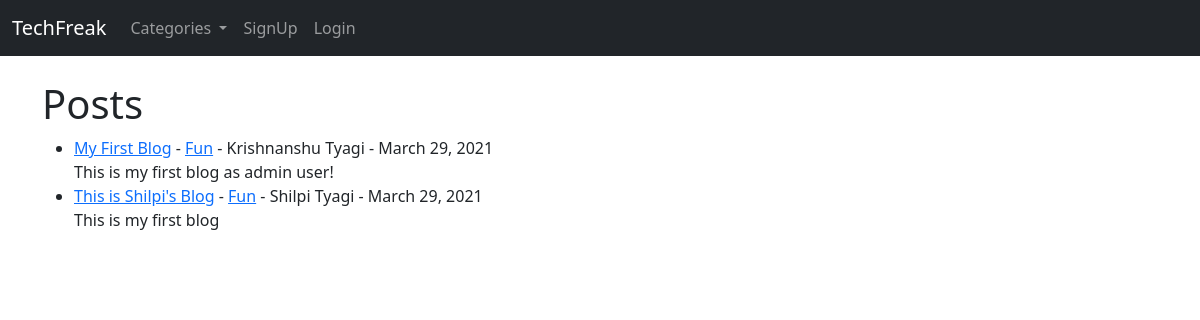
The page / on the database its author committed.
### theblog/models.py (models this page shows, shortened)
class Post(models.Model):
    title = models.CharField(max_length=255)
    header_image = models.ImageField(null=True, blank=True, upload_to="images/")
    title_tag = models.CharField(max_length=255)
    author = models.ForeignKey(User, on_delete=models.CASCADE)
    body = RichTextField(blank=True, null=True)
    post_date = models.DateField(auto_now_add=True)
    category = models.CharField(max_length=255, default='Coding')
    snippet = models.CharField(max_length=255)
    likes = models.ManyToManyField(User, related_name='blog_posts')

### theblog/views.py (the view)
# urls.py: path('', HomeView.as_view(), name="home"),
class HomeView(ListView):
    model = Post
    template_name = 'home.html'
    ordering = ['-post_date']
    def get_context_data(self, *args, **kwargs):
        cat_menu = Category.objects.all()
        context = super(HomeView, self).get_context_data(*args, **kwargs)
        context["cat_menu"] = cat_menu
        return context

### theblog/models.py (called while the page is built)
    def __str__(self):
        return self.name

### theblog/templates/home.html (shortened to what this page needs)
{% extends 'base.html' %}
{% block content %}
<h1>Posts</h1>
<ul>
{% for post in object_list %}
    <li><a href="{% url 'article-details' post.pk %}">
        {{ post.title }}</a>
        - <a href="{% url 'category' post.category|slugify %}"> {{ post.category }}</a>
        - {{ post.author.first_name }} {{ post.author.last_name }}
        - {{ post.post_date }}
         <br/>
        {{ post.snippet }}</li>
{% endfor %}
</ul>
{% endblock %}

### rows shown on the page
Post: title "My First Blog", category "Fun", author.first_name "Krishnanshu", author.last_name "Tyagi", post_date "March 29, 2021", snippet "This is my first blog as admin user!"
Post: title "This is Shilpi's Blog", category "Fun", author.first_name "Shilpi", author.last_name "Tyagi", post_date "March 29, 2021", snippet "This is my first blog"
